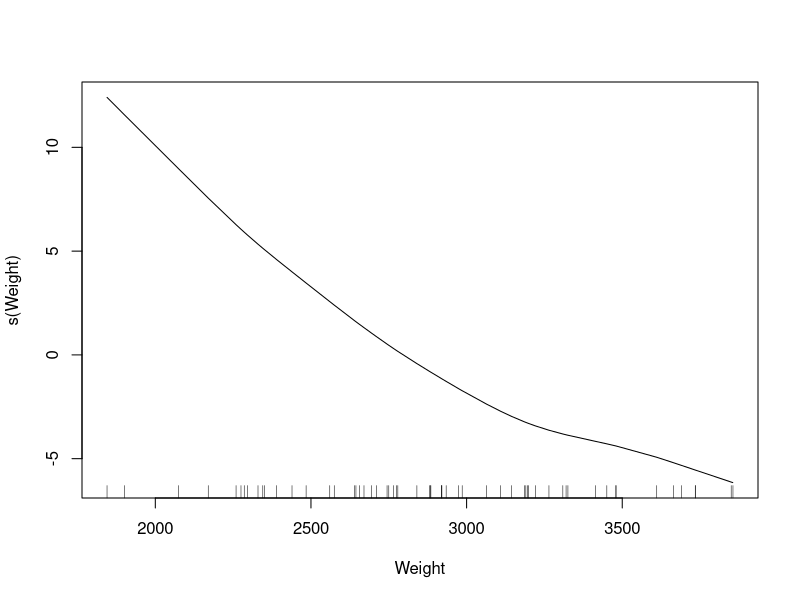
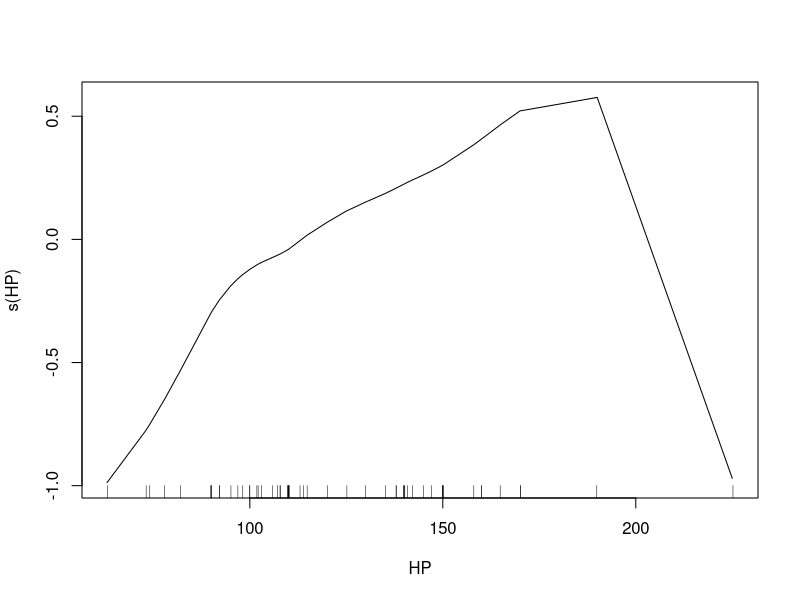

Recreate these plots in R, in order.
## ---- chunk 1

## ---- chunk 2
library(ggplot2) # for "ggplot" function
library(gridExtra) # for "grid.arrange" function
#library(mgcv) # for "gam" function (conflict with "gam" package?)
#library(ISLR) # for "Auto" data set
library(rpart) # for "car.test.frame" data set
## ---- chunk 3
library(gam)

Mileage.lm <- lm(Mileage ~ Weight, data = car.test.frame)
summary(Mileage.lm)
(rss0 <- sum(Mileage.lm$residuals^2))
(df0 <- summary(Mileage.lm)$df[1])

Mileage.lo <- loess(Mileage ~ Weight, span = 0.75, data = car.test.frame)
summary(Mileage.lo)
(rss1 <- sum(Mileage.lo$residuals^2))
(df1 <- summary(Mileage.lo)$enp)

approxF <- function(RSS0, DF0, RSS1, DF1, N) {
  Fstat <- ((RSS0 - RSS1)/(DF1 - DF0))/(RSS1/(N - DF1)) 
  return(Fstat)
}

(n <- dim(car.test.frame)[1])

(Fstat <- approxF(rss0, df0, rss1, df1, n))
1 - pf(Fstat, df1 - df0, n - df1)

summary(gam(Mileage ~ lo(Weight), span = 1/2, data = car.test.frame))

summary(gam(Mileage ~ lo(Weight), span = 1/3, data = car.test.frame))

summary(gam(Mileage ~ s(HP), data = car.test.frame))
## ---- chunk 4
auto.add <- gam(Mileage ~ s(Weight) + s(HP), data = car.test.frame)

plot(auto.add)

summary(auto.add)

summary(gam(Mileage ~ s(Weight), data = car.test.frame))
## ---- chunk 5

## ---- chunk 6

## ---- chunk 7

## ---- chunk 8

## ---- chunk 9

## ---- chunk 10

## ---- chunk 11

## ---- chunk 12

## ---- chunk 13

## ---- chunk 14

## ---- chunk 15

## ---- chunk 16

## ---- chunk 17

## ---- chunk 18

## ---- chunk 19

## ---- chunk 20

## ---- chunk 21
